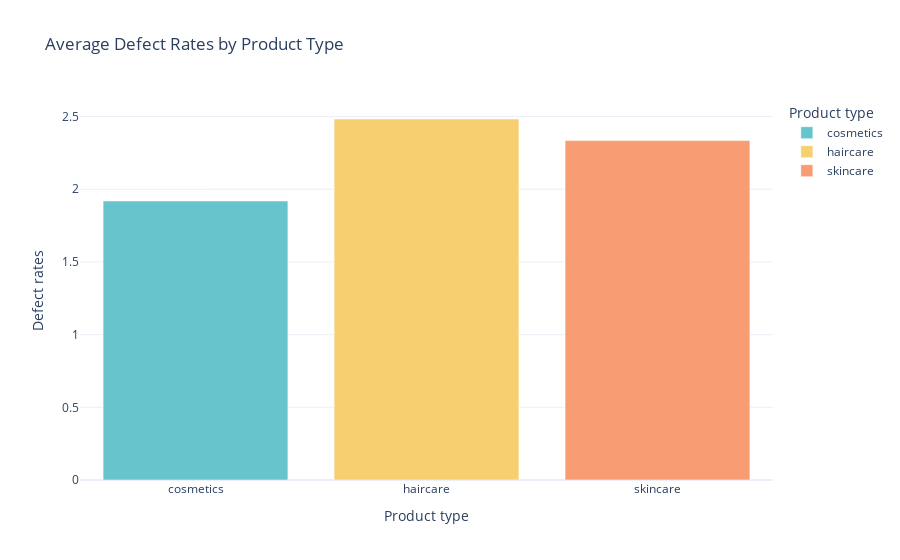

Notebook code cell kept with this figure:
### Code cell
defect_rates_by_product = data.groupby("Product type")["Defect rates"].mean().reset_index()

fig = px.bar(
    defect_rates_by_product,
    x = "Product type",
    y = "Defect rates",
    title = "Average Defect Rates by Product Type",
    color = "Product type",
    color_discrete_sequence=px.colors.qualitative.Pastel)

fig.show()

### Figure 1 — Plotly figure (JSON) as saved in the notebook; plotly's stock layout.template omitted (floating-point values rounded to 4 significant figures)
{"data": [{"hovertemplate": "Product type=%{x}<br>Defect rates=%{y}<extra></extra>", "legendgroup": "cosmetics", "marker": {"color": "rgb(102, 197, 204)", "pattern": {"shape": ""}}, "name": "cosmetics", "orientation": "v", "showlegend": true, "textposition": "auto", "type": "bar", "x": ["cosmetics"], "xaxis": "x", "y": [1.919], "yaxis": "y"}, {"hovertemplate": "Product type=%{x}<br>Defect rates=%{y}<extra></extra>", "legendgroup": "haircare", "marker": {"color": "rgb(246, 207, 113)", "pattern": {"shape": ""}}, "name": "haircare", "orientation": "v", "showlegend": true, "textposition": "auto", "type": "bar", "x": ["haircare"], "xaxis": "x", "y": [2.483], "yaxis": "y"}, {"hovertemplate": "Product type=%{x}<br>Defect rates=%{y}<extra></extra>", "legendgroup": "skincare", "marker": {"color": "rgb(248, 156, 116)", "pattern": {"shape": ""}}, "name": "skincare", "orientation": "v", "showlegend": true, "textposition": "auto", "type": "bar", "x": ["skincare"], "xaxis": "x", "y": [2.335], "yaxis": "y"}], "layout": {"barmode": "relative", "legend": {"title": {"text": "Product type"}, "tracegroupgap": 0}, "title": {"text": "Average Defect Rates by Product Type"}, "xaxis": {"anchor": "y", "categoryarray": ["cosmetics", "haircare", "skincare"], "categoryorder": "array", "domain": [0, 1], "title": {"text": "Product type"}}, "yaxis": {"anchor": "x", "domain": [0, 1], "title": {"text": "Defect rates"}}}}
